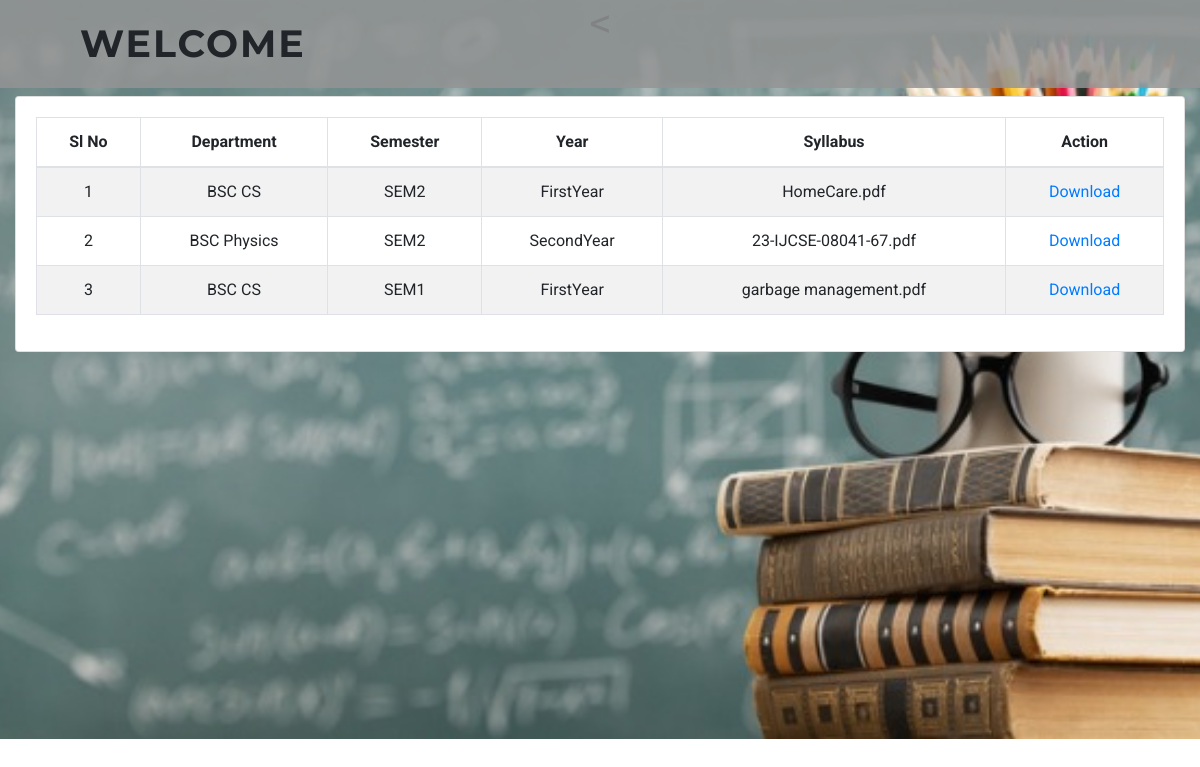
Screenshot of /vw_syllabus.php with the database file from the repository.
### tables this page shows
CREATE TABLE `tbl_syllabus` (
  `syllabus_id` int(11) NOT NULL,
  `department_id` int(11) NOT NULL,
  `sem_id` int(11) NOT NULL,
  `subject_id` int(11) NOT NULL,
  `year` varchar(20) NOT NULL,
  `syllabus` varchar(50) NOT NULL,
  `sy_path` varchar(150) NOT NULL
);

CREATE TABLE `tbl_department` (
  `department_id` int(11) NOT NULL,
  `dpt_name` varchar(20) NOT NULL
);

CREATE TABLE `tbl_sem` (
  `sem_id` int(11) NOT NULL,
  `sem` varchar(20) NOT NULL
);

### vw_syllabus.php (the view, shortened to what this page needs)
<?php
include('connect.php');
$query_ret = mysqli_query($con, "SELECT * FROM tbl_syllabus JOIN tbl_department ON tbl_department.department_id=tbl_syllabus.department_id JOIN tbl_sem ON tbl_sem.sem_id=tbl_syllabus.sem_id JOIN tbl_subject ON tbl_subject.subject_id=tbl_syllabus.subject_id");
?>
<!DOCTYPE html>
<html lang="zxx">
<head>
    <link href="css/bootstrap.css" type="text/css" rel="stylesheet" media="all">
    <link href="css/style.css" type="text/css" rel="stylesheet" media="all">
	<link rel="stylesheet" href="css/owl.theme.css" type="text/css" media="all">
	<link rel="stylesheet" href="css/owl.carousel.css" type="text/css" media="screen" property="" />
    <link href="css/fontawesome-all.min.css" rel="stylesheet">
</head>
<body>
    <div class="banner1">
        <header>
            <nav class="navbar navbar-expand-lg navbar-light bg-gradient-secondary pt-3">
               <h1><a class="navbar-brand" WELCOME TO OUR COLLEGE
							<span>Welcome</span>
						</a></h1>
			</nav>
        </header>
<h1 align="center"><</h1></br></br>
<section class="content">
      <div class="container-fluid">
        <div class="card">
            <div class="card-body">
<table id="category_table" class="table table-bordered table-striped">
                <thead>
               <tr>
                  <th style="text-align: center;">Sl No</th>
                  <th style="text-align: center;">Department</th>
                  <th style="text-align: center;">Semester</th>
                  <th style="text-align: center;">Year</th>
                  <th style="text-align: center;">Syllabus</th>
                  <th style="text-align: center;">Action</th>
                </tr>
                </thead>
                <tbody>
                <?php $i = 0; while($data = mysqli_fetch_assoc($query_ret))
                {
                  $i++;
                ?>
                <tr>
                  <td align="center"><?php echo $i; ?></td>
                  <td align="center"><?php echo $data['dpt_name']; ?></td>
                  <td align="center"><?php echo $data['sem']; ?></td>
                  <td align="center"><?php echo $data['year']; ?></td>
                  <td align="center"><?php echo $data['syllabus']; ?></td>
                  <td align="center"><a href="<?php echo $data['sy_path']; ?>" target="_thapa">Download</a> </td>
                </tr>
                <?php } ?>
              </tbody>
            </table>
             </div>
        </div>
      </div>
    </section>
</body>
</html>

### css/style.css (style rules this page uses)
body { margin: 0; font-family: 'Roboto', sans-serif; background: #fff; }
body a, .slider-info a { transition: 0.5s all; -webkit-transition: 0.5s all; -moz-transition: 0.5s all; -o-transition: 0.5s all; -ms-transition: 0.5s all; text-decoration: none; outline: none; }
h1, h2, h3, h4, h5, h6 { margin: 0; font-family: 'Montserrat', sans-serif; }
header h1, { line-height: 0; }
.navbar-light { padding: 1em 5em; position: absolute; z-index: 999; width: 100%; left: 0; background: #949494d6; }
.navbar-light .navbar-brand { color: #000000; font-size: 38px; font-family: 'Montserrat', sans-serif; font-weight: 700; letter-spacing: 2px; text-transform: uppercase; }
.banner1 { background: url(../images/qqq.JPG) center no-repeat; -webkit-background-size: cover; -moz-background-size: cover; -o-background-size: cover; -ms-background-size: cover; background-size: cover; position: relative; height: 739px; }

### rows the page displays
tbl_syllabus: department.dpt_name "BSC CS", sem.sem "SEM2", year "FirstYear", syllabus "HomeCare.pdf"
tbl_syllabus: department.dpt_name "BSC Physics", sem.sem "SEM2", year "SecondYear", syllabus "23-IJCSE-08041-67.pdf"
tbl_syllabus: department.dpt_name "BSC CS", sem.sem "SEM1", year "FirstYear", syllabus "garbage management.pdf"
